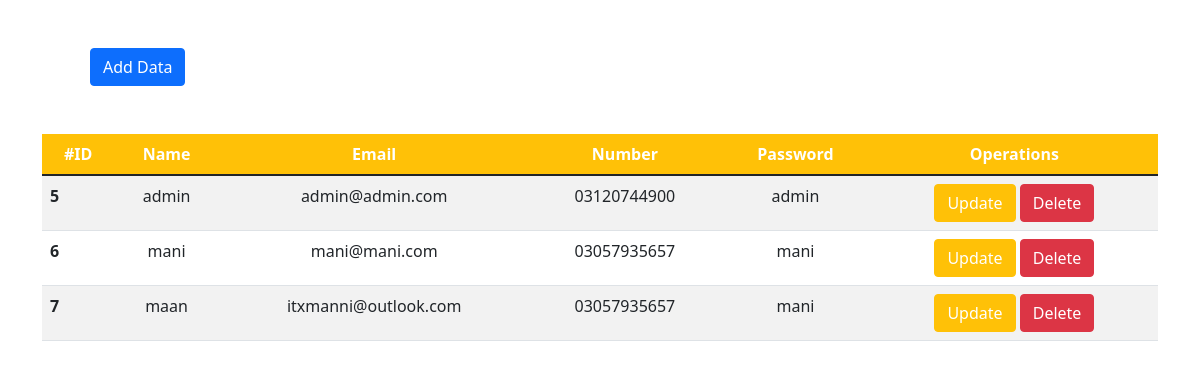
The page / on the database its author committed.
### tables this page shows
CREATE TABLE `tabledata` (
  `id` int(255) NOT NULL,
  `username` varchar(50) NOT NULL,
  `email` varchar(255) NOT NULL,
  `number` varchar(20) NOT NULL,
  `password` varchar(20) NOT NULL
);

### index.php (the view, shortened to what this page needs)
<?php
include 'connect.php';
?>
<!DOCTYPE html>
<html lang="en">
<head>
    <link href="https://cdn.jsdelivr.net/npm/bootstrap@5.1.3/dist/css/bootstrap.min.css" rel="stylesheet">
    <link rel="stylesheet" type="text/css" href="https://cdn.datatables.net/v/dt/jq-3.6.0/dt-1.11.4/af-2.3.7/date-1.1.2/datatables.min.css" />
</head>
<body>
    <div class="container">
        <a href="input.php" class="text-decoration-none text-white"> <button type="submit" class="btn btn-primary m-5">Add Data</button></a>
        <div class="row">
            <div class="col-md-12">
                <div class="table">
                    <table class="table table-striped table-hover" id="myTable">
                        <thead class="bg-warning text-white text-center">
                            <tr>
                                <th scope="col">#ID</th>
                                <th scope="col">Name</th>
                                <th scope="col">Email</th>
                                <th scope="col">Number</th>
                                <th scope="col">Password</th>
                                <th scope="col">Operations</th>
                            </tr>
                        </thead>
                        <tbody>
                            <?php
                            $sql = "SELECT* from `tabledata` ";
                            $result = mysqli_query($conn, $sql);
                            if ($result) {
                                while ($row = mysqli_fetch_assoc($result)) {
                                    $id = $row['id'];
                                    $username = $row['username'];
                                    $email = $row['email'];
                                    $number = $row['number'];
                                    $password = $row['password'];
                                    echo '<tr>
                        <th scope="row">' . $id . '</th>
                        <td class="text-center">' . $username . '</td>
                        <td class="text-center">' . $email . '</td>
                        <td class="text-center">' . $number . '</td>
                        <td class="text-center">' . $password . '</td>
                        <td class="text-center">
                        <a href="update.php? updateid=' . $id . '" class="text-decoration-none "> <button type="update" class="btn btn-warning text-white ">Update</button></a>
                        <a href="delete.php? deleteid=' . $id . '" class="text-decoration-none text-white"> <button type="delete" class="btn btn-danger ">Delete</button></a>
                        </td>
                    </tr>';
                                }
                            }
                            ?>
                        </tbody>
                    </table>
                </div>
            </div>
        </div>
    </div>
</body>
</html>

### rows shown on the page
tabledata: id "5", username "admin", email "admin@admin.com", number "03120744900", password "admin"
tabledata: id "6", username "mani", email "mani@mani.com", number "03057935657", password "mani"
tabledata: id "7", username "maan", email "itxmanni@outlook.com", number "03057935657", password "mani"
